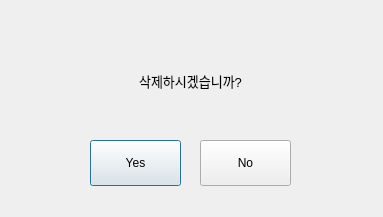
<?xml version="1.0" encoding="UTF-8"?>
<ui version="4.0">
 <class>Dialog</class>
 <widget class="QDialog" name="Dialog">
  <property name="geometry">
   <rect>
    <x>0</x>
    <y>0</y>
    <width>383</width>
    <height>217</height>
   </rect>
  </property>
  <property name="windowTitle">
   <string>Dialog</string>
  </property>
  <widget class="QLabel" name="label">
   <property name="geometry">
    <rect>
     <x>60</x>
     <y>50</y>
     <width>261</width>
     <height>61</height>
    </rect>
   </property>
   <property name="font">
    <font>
     <pointsize>10</pointsize>
    </font>
   </property>
   <property name="text">
    <string>삭제하시겠습니까?</string>
   </property>
   <property name="alignment">
    <set>Qt::AlignCenter</set>
   </property>
  </widget>
  <widget class="QPushButton" name="yes_button">
   <property name="geometry">
    <rect>
     <x>90</x>
     <y>140</y>
     <width>91</width>
     <height>46</height>
    </rect>
   </property>
   <property name="text">
    <string>Yes</string>
   </property>
  </widget>
  <widget class="QPushButton" name="no_button">
   <property name="geometry">
    <rect>
     <x>200</x>
     <y>140</y>
     <width>91</width>
     <height>46</height>
    </rect>
   </property>
   <property name="text">
    <string>No</string>
   </property>
  </widget>
 </widget>
 <resources/>
 <connections/>
</ui>
